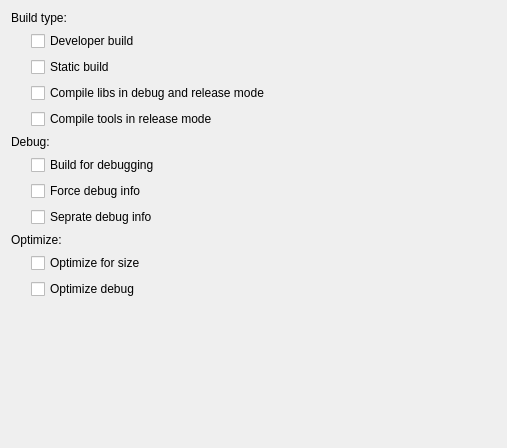
<?xml version="1.0" encoding="UTF-8"?>
<ui version="4.0">
 <class>PageCommon</class>
 <widget class="QWizardPage" name="PageCommon">
  <property name="geometry">
   <rect>
    <x>0</x>
    <y>0</y>
    <width>507</width>
    <height>448</height>
   </rect>
  </property>
  <property name="windowTitle">
   <string>WizardPage</string>
  </property>
  <property name="title">
   <string>Common Settings</string>
  </property>
  <layout class="QVBoxLayout" name="verticalLayout_4">
   <item>
    <widget class="QLabel" name="label_2">
     <property name="text">
      <string>Build type:</string>
     </property>
    </widget>
   </item>
   <item>
    <layout class="QVBoxLayout" name="verticalLayout_3">
     <property name="leftMargin">
      <number>20</number>
     </property>
     <item>
      <widget class="QCheckBox" name="checkBoxDeveloperBuild">
       <property name="text">
        <string>Developer build</string>
       </property>
      </widget>
     </item>
     <item>
      <widget class="QCheckBox" name="checkBoxStatic">
       <property name="text">
        <string>Static build</string>
       </property>
      </widget>
     </item>
     <item>
      <widget class="QCheckBox" name="checkBoxDebugAndRelease">
       <property name="text">
        <string>Compile libs in debug and release mode</string>
       </property>
      </widget>
     </item>
     <item>
      <widget class="QCheckBox" name="checkBoxReleaseTools">
       <property name="text">
        <string>Compile tools in release mode</string>
       </property>
      </widget>
     </item>
    </layout>
   </item>
   <item>
    <widget class="QLabel" name="label_3">
     <property name="text">
      <string>Debug:</string>
     </property>
    </widget>
   </item>
   <item>
    <layout class="QVBoxLayout" name="verticalLayout_2">
     <property name="leftMargin">
      <number>20</number>
     </property>
     <item>
      <widget class="QCheckBox" name="checkBoxBuildForDebug">
       <property name="text">
        <string>Build for debugging</string>
       </property>
      </widget>
     </item>
     <item>
      <widget class="QCheckBox" name="checkBoxForceDebugInfo">
       <property name="text">
        <string>Force debug info</string>
       </property>
      </widget>
     </item>
     <item>
      <widget class="QCheckBox" name="checkBoxSeprateDebugInfo">
       <property name="text">
        <string>Seprate debug info</string>
       </property>
      </widget>
     </item>
    </layout>
   </item>
   <item>
    <widget class="QLabel" name="label">
     <property name="text">
      <string>Optimize:</string>
     </property>
    </widget>
   </item>
   <item>
    <layout class="QVBoxLayout" name="verticalLayout">
     <property name="leftMargin">
      <number>20</number>
     </property>
     <item>
      <widget class="QCheckBox" name="checkBoxOptimizeForSize">
       <property name="text">
        <string>Optimize for size</string>
       </property>
      </widget>
     </item>
     <item>
      <widget class="QCheckBox" name="checkBoxOptimizeDebug">
       <property name="text">
        <string>Optimize debug</string>
       </property>
      </widget>
     </item>
    </layout>
   </item>
   <item>
    <spacer name="verticalSpacer">
     <property name="orientation">
      <enum>Qt::Vertical</enum>
     </property>
     <property name="sizeHint" stdset="0">
      <size>
       <width>20</width>
       <height>40</height>
      </size>
     </property>
    </spacer>
   </item>
  </layout>
 </widget>
 <resources/>
 <connections/>
</ui>
